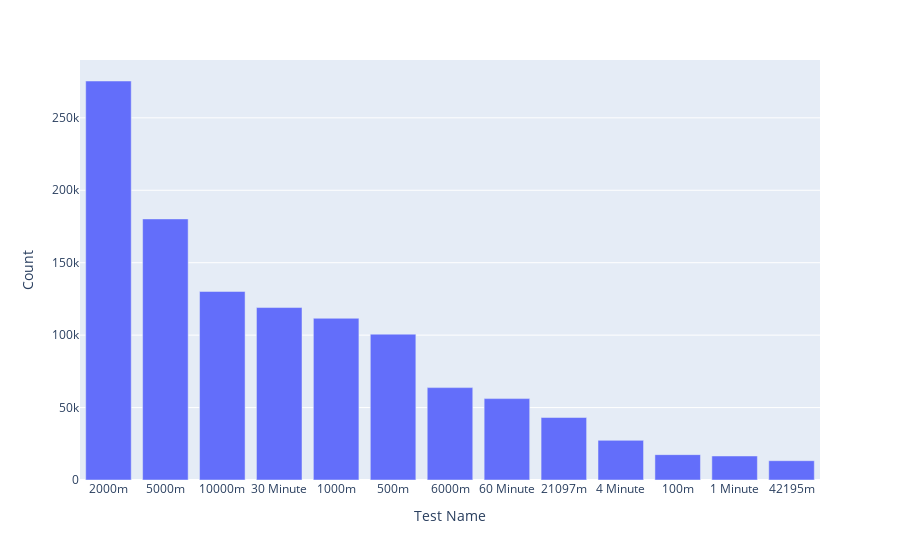

Write notebook code for a chart like this one.
### Code cell
fig = px.bar(test_counts, x='Test Name', y='Count')
fig.show()

### Figure 1 — Plotly figure (JSON) as saved in the notebook; plotly's stock layout.template omitted (floating-point values rounded to 4 significant figures)
{"data": [{"alignmentgroup": "True", "hovertemplate": "Test Name=%{x}<br>Count=%{y}<extra></extra>", "legendgroup": "", "marker": {"color": "#636efa"}, "name": "", "offsetgroup": "", "orientation": "v", "showlegend": false, "textposition": "auto", "type": "bar", "x": ["2000m", "5000m", "10000m", "30 Minute", "1000m", "500m", "6000m", "60 Minute", "21097m", "4 Minute", "100m", "1 Minute", "42195m"], "xaxis": "x", "y": [275427, 180219, 130151, 119037, 111628, 100696, 63772, 56192, 43126, 27370, 17505, 16572, 13332], "yaxis": "y"}], "layout": {"barmode": "relative", "legend": {"tracegroupgap": 0}, "margin": {"t": 60}, "xaxis": {"anchor": "y", "domain": [0, 1], "title": {"text": "Test Name"}}, "yaxis": {"anchor": "x", "domain": [0, 1], "title": {"text": "Count"}}}}
